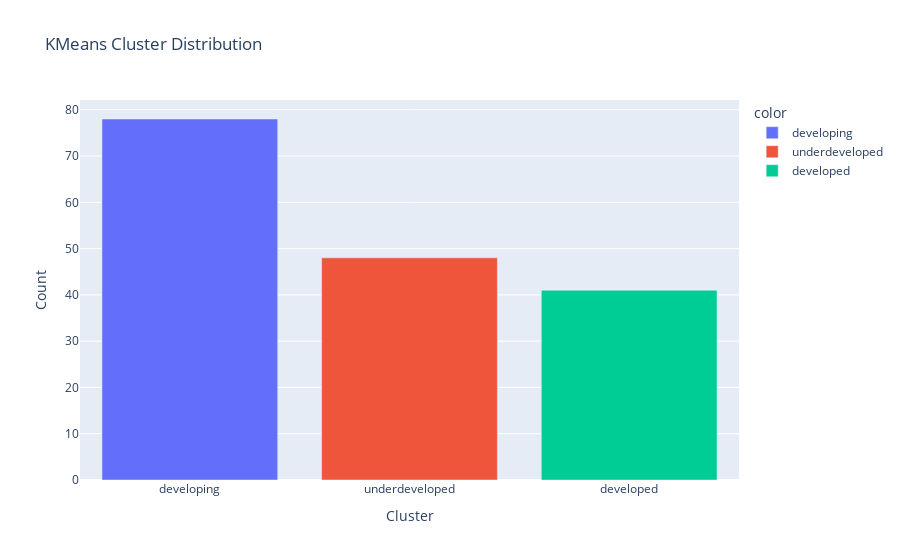

Here is the notebook cell this chart was saved with:
### Code cell
import plotly.express as px

bar_fig = px.bar(df_final, x=df_final['k_means_cluster'].value_counts().index, y=df_final['k_means_cluster'].value_counts().values, 
                  color=df_final['k_means_cluster'].value_counts().index, title='KMeans Cluster Distribution')
bar_fig.update_xaxes(title='Cluster')
bar_fig.update_yaxes(title='Count')
bar_fig.show()

### Figure 1 — Plotly figure (JSON) as saved in the notebook; plotly's stock layout.template omitted (floating-point values rounded to 4 significant figures)
{"data": [{"alignmentgroup": "True", "hovertemplate": "color=developing<br>x=%{x}<br>y=%{y}<extra></extra>", "legendgroup": "developing", "marker": {"color": "#636efa", "pattern": {"shape": ""}}, "name": "developing", "offsetgroup": "developing", "orientation": "v", "showlegend": true, "textposition": "auto", "type": "bar", "x": ["developing"], "xaxis": "x", "y": [78], "yaxis": "y"}, {"alignmentgroup": "True", "hovertemplate": "color=underdeveloped<br>x=%{x}<br>y=%{y}<extra></extra>", "legendgroup": "underdeveloped", "marker": {"color": "#EF553B", "pattern": {"shape": ""}}, "name": "underdeveloped", "offsetgroup": "underdeveloped", "orientation": "v", "showlegend": true, "textposition": "auto", "type": "bar", "x": ["underdeveloped"], "xaxis": "x", "y": [48], "yaxis": "y"}, {"alignmentgroup": "True", "hovertemplate": "color=developed<br>x=%{x}<br>y=%{y}<extra></extra>", "legendgroup": "developed", "marker": {"color": "#00cc96", "pattern": {"shape": ""}}, "name": "developed", "offsetgroup": "developed", "orientation": "v", "showlegend": true, "textposition": "auto", "type": "bar", "x": ["developed"], "xaxis": "x", "y": [41], "yaxis": "y"}], "layout": {"barmode": "relative", "legend": {"title": {"text": "color"}, "tracegroupgap": 0}, "title": {"text": "KMeans Cluster Distribution"}, "xaxis": {"anchor": "y", "domain": [0, 1], "title": {"text": "Cluster"}}, "yaxis": {"anchor": "x", "domain": [0, 1], "title": {"text": "Count"}}}}
